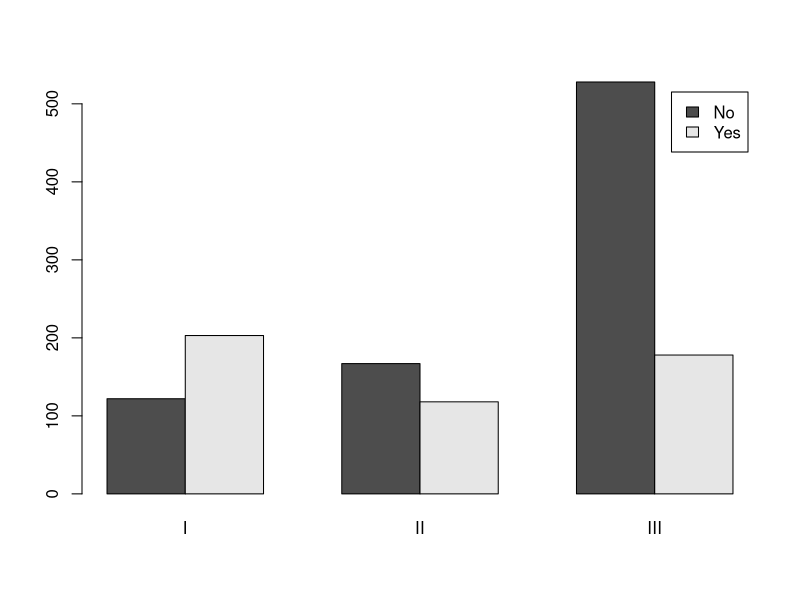
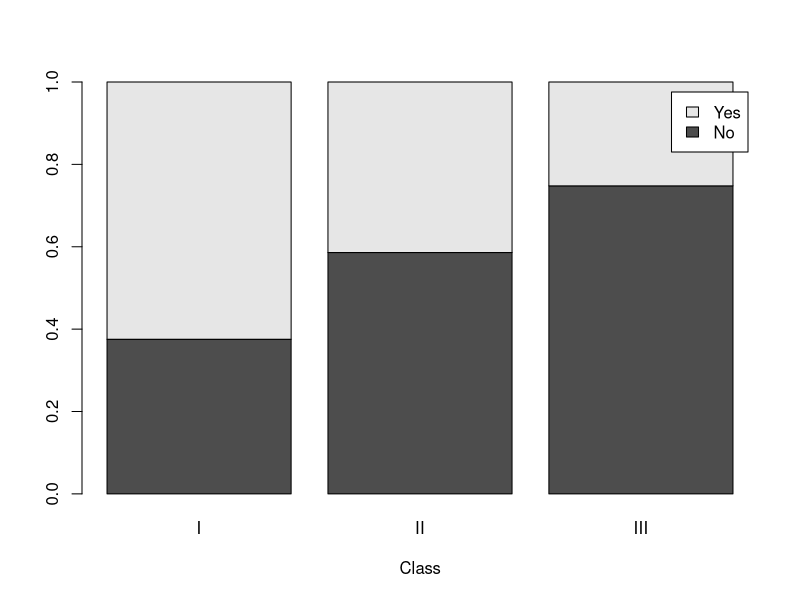

R code for these plots, in order:
## -----------------------------------------------------------------------------
titanic <- read.table("data/titanic.csv",
  header = TRUE, sep = ",", stringsAsFactors = TRUE
)

## -----------------------------------------------------------------------------
#| eval: false
# path <- "https://tommasorigon.github.io/EnvEcoStat/data/titanic.csv"
# titanic <- read.table(path, header = TRUE, sep = ",", stringsAsFactors = TRUE)

## -----------------------------------------------------------------------------
str(titanic)

## -----------------------------------------------------------------------------
summary(titanic)

## -----------------------------------------------------------------------------
freq_abs_class <- table(titanic$class)
freq_rel_class <- freq_abs_class / sum(freq_abs_class)
tab_summary <- cbind(freq_abs_class, freq_rel_class)
tab_summary

## -----------------------------------------------------------------------------
tab <- table(titanic$survived, titanic$class)
tab

## -----------------------------------------------------------------------------
addmargins(tab) # Adds the (absolute) marginal distributions

## -----------------------------------------------------------------------------
tab_rel <- prop.table(tab) # Alternative command: tab / sum(tab)
tab_rel

## -----------------------------------------------------------------------------
addmargins(tab_rel) # Adds the relative marginal distributions

## -----------------------------------------------------------------------------
prop.table(tab, 1)

## -----------------------------------------------------------------------------
prop.table(tab, 2)

## -----------------------------------------------------------------------------
barplot(tab, beside = TRUE, legend.text = TRUE) # beside = TRUE places the bars side by side

## -----------------------------------------------------------------------------
barplot(prop.table(tab, 2),
  beside = FALSE,
  xlab = "Class",
  legend.text = TRUE
) # beside = FALSE stacks the bars.
